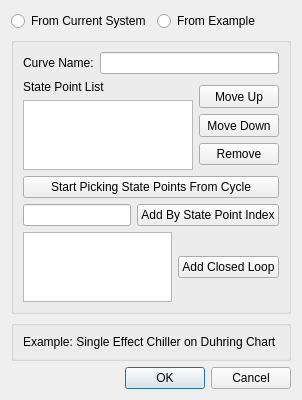
<?xml version="1.0" encoding="UTF-8"?>
<ui version="4.0">
 <class>overlaysetting</class>
 <widget class="QDialog" name="overlaysetting">
  <property name="geometry">
   <rect>
    <x>0</x>
    <y>0</y>
    <width>265</width>
    <height>397</height>
   </rect>
  </property>
  <property name="windowTitle">
   <string>Dialog</string>
  </property>
  <layout class="QVBoxLayout" name="verticalLayout_7">
   <item>
    <layout class="QHBoxLayout" name="horizontalLayout">
     <item>
      <widget class="QRadioButton" name="radioButton_3">
       <property name="text">
        <string>From Current System</string>
       </property>
      </widget>
     </item>
     <item>
      <widget class="QRadioButton" name="radioButton">
       <property name="text">
        <string>From Example</string>
       </property>
      </widget>
     </item>
    </layout>
   </item>
   <item>
    <widget class="QGroupBox" name="groupBox_3">
     <property name="title">
      <string/>
     </property>
     <layout class="QVBoxLayout" name="verticalLayout_3">
      <item>
       <layout class="QHBoxLayout" name="horizontalLayout_3">
        <item>
         <widget class="QLabel" name="label_4">
          <property name="text">
           <string>Curve Name:</string>
          </property>
         </widget>
        </item>
        <item>
         <widget class="QLineEdit" name="lineEdit"/>
        </item>
       </layout>
      </item>
      <item>
       <layout class="QHBoxLayout" name="horizontalLayout_4">
        <item>
         <layout class="QVBoxLayout" name="verticalLayout_2">
          <item>
           <widget class="QLabel" name="label_5">
            <property name="text">
             <string>State Point List</string>
            </property>
           </widget>
          </item>
          <item>
           <widget class="QListWidget" name="listWidget_4"/>
          </item>
         </layout>
        </item>
        <item>
         <layout class="QVBoxLayout" name="verticalLayout">
          <item>
           <spacer name="verticalSpacer">
            <property name="orientation">
             <enum>Qt::Vertical</enum>
            </property>
            <property name="sizeHint" stdset="0">
             <size>
              <width>20</width>
              <height>40</height>
             </size>
            </property>
           </spacer>
          </item>
          <item>
           <widget class="QToolButton" name="toolButton">
            <property name="sizePolicy">
             <sizepolicy hsizetype="Minimum" vsizetype="Fixed">
              <horstretch>0</horstretch>
              <verstretch>0</verstretch>
             </sizepolicy>
            </property>
            <property name="minimumSize">
             <size>
              <width>0</width>
              <height>23</height>
             </size>
            </property>
            <property name="text">
             <string>Move Up</string>
            </property>
           </widget>
          </item>
          <item>
           <widget class="QToolButton" name="toolButton_2">
            <property name="sizePolicy">
             <sizepolicy hsizetype="Minimum" vsizetype="Fixed">
              <horstretch>0</horstretch>
              <verstretch>0</verstretch>
             </sizepolicy>
            </property>
            <property name="minimumSize">
             <size>
              <width>0</width>
              <height>23</height>
             </size>
            </property>
            <property name="text">
             <string>Move Down</string>
            </property>
           </widget>
          </item>
          <item>
           <widget class="QPushButton" name="pushButton_2">
            <property name="text">
             <string>Remove</string>
            </property>
           </widget>
          </item>
          <item>
           <spacer name="verticalSpacer_2">
            <property name="orientation">
             <enum>Qt::Vertical</enum>
            </property>
            <property name="sizeHint" stdset="0">
             <size>
              <width>20</width>
              <height>40</height>
             </size>
            </property>
           </spacer>
          </item>
         </layout>
        </item>
       </layout>
      </item>
      <item>
       <widget class="QPushButton" name="pushButton">
        <property name="text">
         <string>Start Picking State Points From Cycle</string>
        </property>
       </widget>
      </item>
      <item>
       <layout class="QHBoxLayout" name="horizontalLayout_5">
        <item>
         <widget class="QLineEdit" name="lineEdit_SPindex"/>
        </item>
        <item>
         <widget class="QPushButton" name="pushButton_add_input">
          <property name="text">
           <string>Add By State Point Index</string>
          </property>
         </widget>
        </item>
       </layout>
      </item>
      <item>
       <layout class="QHBoxLayout" name="horizontalLayout_2">
        <item>
         <widget class="QListWidget" name="loopList"/>
        </item>
        <item>
         <widget class="QPushButton" name="addLoopButton">
          <property name="text">
           <string>Add Closed Loop</string>
          </property>
         </widget>
        </item>
       </layout>
      </item>
     </layout>
    </widget>
   </item>
   <item>
    <widget class="QGroupBox" name="groupBox">
     <property name="title">
      <string/>
     </property>
     <layout class="QVBoxLayout" name="verticalLayout_4">
      <item>
       <widget class="QLabel" name="exampleLabel">
        <property name="text">
         <string>Example: Single Effect Chiller on Duhring Chart </string>
        </property>
       </widget>
      </item>
     </layout>
    </widget>
   </item>
   <item>
    <widget class="QDialogButtonBox" name="buttonBox">
     <property name="orientation">
      <enum>Qt::Horizontal</enum>
     </property>
     <property name="standardButtons">
      <set>QDialogButtonBox::Cancel|QDialogButtonBox::Ok</set>
     </property>
    </widget>
   </item>
  </layout>
 </widget>
 <tabstops>
  <tabstop>buttonBox</tabstop>
  <tabstop>radioButton_3</tabstop>
  <tabstop>radioButton</tabstop>
  <tabstop>lineEdit</tabstop>
  <tabstop>listWidget_4</tabstop>
  <tabstop>toolButton</tabstop>
  <tabstop>toolButton_2</tabstop>
  <tabstop>pushButton_2</tabstop>
  <tabstop>pushButton</tabstop>
  <tabstop>lineEdit_SPindex</tabstop>
  <tabstop>pushButton_add_input</tabstop>
  <tabstop>loopList</tabstop>
  <tabstop>addLoopButton</tabstop>
 </tabstops>
 <resources/>
 <connections>
  <connection>
   <sender>buttonBox</sender>
   <signal>accepted()</signal>
   <receiver>overlaysetting</receiver>
   <slot>accept()</slot>
   <hints>
    <hint type="sourcelabel">
     <x>255</x>
     <y>387</y>
    </hint>
    <hint type="destinationlabel">
     <x>157</x>
     <y>274</y>
    </hint>
   </hints>
  </connection>
  <connection>
   <sender>buttonBox</sender>
   <signal>rejected()</signal>
   <receiver>overlaysetting</receiver>
   <slot>reject()</slot>
   <hints>
    <hint type="sourcelabel">
     <x>255</x>
     <y>387</y>
    </hint>
    <hint type="destinationlabel">
     <x>264</x>
     <y>274</y>
    </hint>
   </hints>
  </connection>
 </connections>
</ui>
